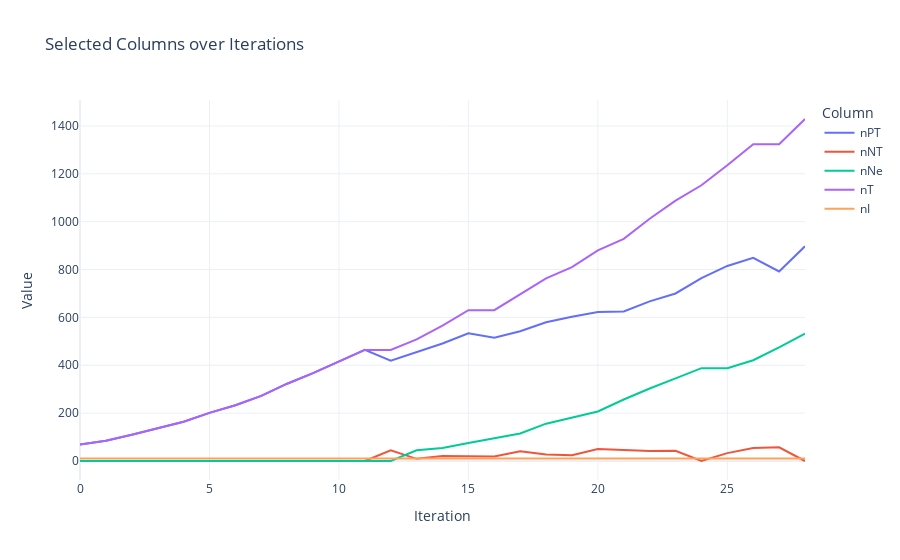

Here is the notebook cell this chart was saved with:
### Code cell
plot_columns_vs_iteration('test/params2.csv',['nPT','nNT', 'nNe','nT', 'nI'])

### Figure 1 — Plotly figure (JSON) as saved in the notebook; plotly's stock layout.template omitted (floating-point values rounded to 4 significant figures)
{"data": [{"hovertemplate": "Column=nPT<br>Iteration=%{x}<br>Value=%{y}<extra></extra>", "legendgroup": "nPT", "line": {"color": "#636efa", "dash": "solid"}, "marker": {"symbol": "circle"}, "mode": "lines", "name": "nPT", "orientation": "v", "showlegend": true, "type": "scatter", "x": [0, 1, 2, 3, 4, 5, 6, 7, 8, 9, 10, 11, 12, 13, 14, 15, 16, 17, 18, 19, 20, 21, 22, 23, 24, 25, 26, 27, 28], "xaxis": "x", "y": [69, 85, 110, 136, 164, 201, 233, 272, 323, 367, 417, 464, 419, 454, 491, 534, 515, 542, 580, 603, 623, 625, 667, 700, 764, 815, 849, 792, 897], "yaxis": "y"}, {"hovertemplate": "Column=nNT<br>Iteration=%{x}<br>Value=%{y}<extra></extra>", "legendgroup": "nNT", "line": {"color": "#EF553B", "dash": "solid"}, "marker": {"symbol": "circle"}, "mode": "lines", "name": "nNT", "orientation": "v", "showlegend": true, "type": "scatter", "x": [0, 1, 2, 3, 4, 5, 6, 7, 8, 9, 10, 11, 12, 13, 14, 15, 16, 17, 18, 19, 20, 21, 22, 23, 24, 25, 26, 27, 28], "xaxis": "x", "y": [0, 0, 0, 0, 0, 0, 0, 0, 0, 0, 0, 0, 45, 9, 21, 21, 19, 41, 27, 24, 50, 46, 42, 43, 0, 33, 54, 57, 0], "yaxis": "y"}, {"hovertemplate": "Column=nNe<br>Iteration=%{x}<br>Value=%{y}<extra></extra>", "legendgroup": "nNe", "line": {"color": "#00cc96", "dash": "solid"}, "marker": {"symbol": "circle"}, "mode": "lines", "name": "nNe", "orientation": "v", "showlegend": true, "type": "scatter", "x": [0, 1, 2, 3, 4, 5, 6, 7, 8, 9, 10, 11, 12, 13, 14, 15, 16, 17, 18, 19, 20, 21, 22, 23, 24, 25, 26, 27, 28], "xaxis": "x", "y": [0, 0, 0, 0, 0, 0, 0, 0, 0, 0, 0, 0, 0, 45, 54, 75, 96, 115, 156, 183, 207, 257, 303, 345, 388, 388, 421, 475, 532], "yaxis": "y"}, {"hovertemplate": "Column=nT<br>Iteration=%{x}<br>Value=%{y}<extra></extra>", "legendgroup": "nT", "line": {"color": "#ab63fa", "dash": "solid"}, "marker": {"symbol": "circle"}, "mode": "lines", "name": "nT", "orientation": "v", "showlegend": true, "type": "scatter", "x": [0, 1, 2, 3, 4, 5, 6, 7, 8, 9, 10, 11, 12, 13, 14, 15, 16, 17, 18, 19, 20, 21, 22, 23, 24, 25, 26, 27, 28], "xaxis": "x", "y": [69, 85, 110, 136, 164, 201, 233, 272, 323, 367, 417, 464, 464, 508, 566, 630, 630, 698, 763, 810, 880, 928, 1012, 1088, 1152, 1236, 1324, 1324, 1429], "yaxis": "y"}, {"hovertemplate": "Column=nI<br>Iteration=%{x}<br>Value=%{y}<extra></extra>", "legendgroup": "nI", "line": {"color": "#FFA15A", "dash": "solid"}, "marker": {"symbol": "circle"}, "mode": "lines", "name": "nI", "orientation": "v", "showlegend": true, "type": "scatter", "x": [0, 1, 2, 3, 4, 5, 6, 7, 8, 9, 10, 11, 12, 13, 14, 15, 16, 17, 18, 19, 20, 21, 22, 23, 24, 25, 26, 27, 28], "xaxis": "x", "y": [10, 10, 10, 10, 10, 10, 10, 10, 10, 10, 10, 10, 10, 10, 10, 10, 10, 10, 10, 10, 10, 10, 10, 10, 10, 10, 10, 10, 10], "yaxis": "y"}], "layout": {"legend": {"title": {"text": "Column"}, "tracegroupgap": 0}, "title": {"text": "Selected Columns over Iterations"}, "xaxis": {"anchor": "y", "domain": [0, 1], "title": {"text": "Iteration"}}, "yaxis": {"anchor": "x", "domain": [0, 1], "title": {"text": "Value"}}}}
